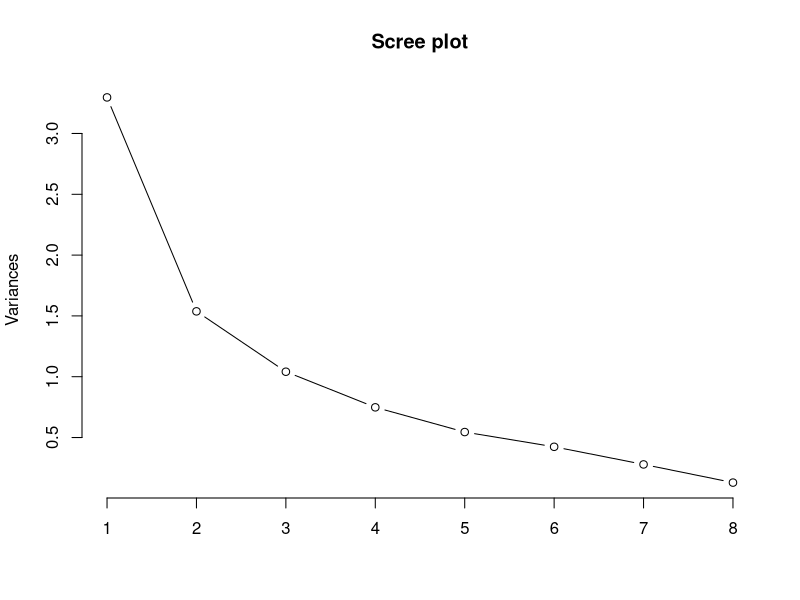

This chart was generated by the following R code: (Note: this script raises an error after producing the figure.)
## ---- chunk 1
library(permute)
library(vegan)
library(lattice)
library(ggplot2)
library(ggfortify)
library(scales)
setwd("~/Documents/pathobiont paper/communitystructure")
## ---- chunk 2
data2<-read.csv("data2cont.csv")
sum(is.na(data2)) #checking for NA
str(data2)
head(data2)
tail(data2)
data2a<-na.omit(data2)
str(data2a)
sum(is.na(data2a))
table(data2a$groups)
df2 <- data2a[c(5:12)]
str(df2)

#PCA analysis 
pca2<-prcomp(df2, scale= TRUE) 
summary(pca2)
pca2
plot(pca2, type='l', main="Scree plot")


p5<-autoplot(prcomp(df2, scale=TRUE), data = data2a, colour = 'asf', loadings= TRUE, loadings.label = TRUE, frame = TRUE, frame.type= 't', xlab="PC1 (41.21%)", ylab="PC2 (19.22%)")
p6<-autoplot(prcomp(df2, scale=TRUE), data = data2a, colour = 'dss', loadings= TRUE, loadings.label = TRUE, frame = TRUE, frame.type= 't', xlab="PC1 (41.21%)", ylab="PC2 (19.22%)")
p7<-autoplot(prcomp(df2, scale=TRUE), data = data2a, colour = 'pathobiont', loadings= TRUE, loadings.label = TRUE, frame= TRUE, frame.type= 't', xlab="PC1 (41.21%)", ylab="PC2 (19.22%)")
p8<-autoplot(prcomp(df2, scale=TRUE), data = data2a, colour = 'groups', loadings= FALSE, loadings.label = FALSE, frame = TRUE, frame.type= 't', xlab="PC1 (41.21%)", ylab="PC2 (19.22%)", label.size = 50, size = 3, label.n = 30)+
theme(axis.text=element_text(size=20, family="Times New Roman"),
        axis.title=element_text(size=20,face="bold", family="Times New Roman"),
        legend.text=element_text(size=16, family="Times New Roman"),
        legend.title=element_text(size=16,face="bold", family="Times New Roman"))


p8a
new('ggmultiplot', plots = list(p5, p6, p7, p8))
#p5
#p6
#p7
#p8

#dataframe from wide to long format for relative abundance plot
library(tidyr)
datalong2a <- gather(data2a, taxa, abundance, ASF_356:ASF_519, factor_key=TRUE)
head(datalong2a)
str(datalong2a)

# calculate proportions
library(plyr)
require(plyr)
datalong2b <- ddply(datalong2a, .(groups, id, taxa))
head(datalong2b)

datalong2c<-ddply(datalong2b, .(groups, id), transform, total=sum(abundance))
head(datalong2c)

datalong2c$proportion<-datalong2c$abundance/datalong2c$total
head(datalong2c, 20)
testnew<-datalong2c[1:8,]
testnew
sum(testnew$proportion)
testnew1<-datalong2c[9:16,]
testnew1
sum(testnew1$proportion)

#relative abundances for each ASF considering the total number of bacteria per gram of cecal content
require(ggplot2)
p <- ggplot(data = datalong2c, aes(x=groups, y=proportion)) 
p <- p + geom_boxplot(aes(fill = taxa))
p <- p + geom_point(aes(y=proportion, group=taxa), position = position_dodge(width=0.75))
p <- p + facet_wrap( ~ taxa, scales="fixed", ncol=2)
p <- p + xlab("Groups") + ylab("Proportion") 
p <- p + guides(fill=guide_legend(title="ASF Taxa"))
p <- p + theme(axis.text.x = element_text(angle = 45, hjust = 1))
p

#Permanova analysis to decompose the variance and explain the ASF community structure
set.seed(4490)
bc2<-vegdist(df2, method="bray", binary=FALSE, na.rm=TRUE) 
#bc
set.seed(1041)
ada2=adonis(bc2~groups, data=data2a, permutations=999)
ada2
set.seed(1233)
ad2=adonis(bc2~asf*dss*pathobiont, data=data2a, permutations=999)
ad2

#Analysis of homogeneity of the Bray-curtis distances using the betadisper function 
#objective :analysis of multivariate homogeneity of group dispersions (variances). betadisper is a multivariate analogue of Levene's test for homogeneity of variances

mod2a <- with(data2a, betadisper(bc2, groups))
mod2a
plot(mod2a, main= "All Groups")
op <- par(mar = c(4,4,4,4) + 0.1)
boxplot(mod2a, cex.axis = 0.8, main= "All Groups", ylim= c(0,1), col=terrain.colors(2))
par(op)
anova(mod2a)
permutest(mod2a)
TukeyHSD(mod2a)# provide the p-values for group comparisons 

mod2b <- with(data2a, betadisper(bc2, asf))
mod2b
plot(mod2b, main= "Timing of ASF colonization")
boxplot(mod2b, main= "Timing of ASF colonization", ylim= c(0,1))
anova(mod2b)
permutest(mod2b)
TukeyHSD(mod2b)# provide the p-values for group comparisons 

mod2c <- with(data2a, betadisper(bc2, dss))
mod2c
plot(mod2c, main= "DSS status")
boxplot(mod2c, main= "DSS status", ylim= c(0,1))
anova(mod2c)
permutest(mod2c)
TukeyHSD(mod2c)# provide the p-values for group comparisons 

mod2d <- with(data2a, betadisper(bc2, pathobiont))
mod2d
plot(mod2d, main= "Timing of Pathobiont colonization")
boxplot(mod2d, main= "Timing of Pathobiont colonization", ylim= c(0,1))
anova(mod2d)
permutest(mod2d)
TukeyHSD(mod2d)# provide the p-values for group comparisons 

# ANOSIM 
library(vegan)
#dataframe from wide to long format for relative abundance plot
library(tidyr)

anosim11<- vegdist(df2,method="bray", binary=FALSE)
attach(datalong2a)
anosim12 <- anosim(anosim11, groups)
summary(anosim12)
plot(anosim12)
## ---- chunk 3

data3<-read.csv("data3cont.csv")
sum(is.na(data3)) #checking for NA
str(data3)
head(data3)
tail(data3)
data3a<-na.omit(data3)
str(data3a)
sum(is.na(data3a))
data3a$generation=factor(data3a$generation)
str(data3a)
table(data3a$groups)
#PCA analysis
df3 <- data3a[c(6:13)]
str(df3)
pca3<-prcomp(df3, scale= TRUE)  #cor=TRUE
summary(pca3)
pca3
plot(pca3, type='l', main = "Scree plot")


p9<-autoplot(prcomp(df3, scale= TRUE), data = data3a, colour = 'generation', loadings= TRUE, loadings.label = TRUE, frame = TRUE, frame.type= 't', xlab="PC1 (39.77%)", ylab="PC2 (21.4%)")
p10<-autoplot(prcomp(df3, scale = TRUE), data = data3a, colour = 'dss', loadings= TRUE, loadings.label = TRUE, frame = TRUE, frame.type= 't', xlab="PC1 (39.77%)", ylab="PC2 (21.4%)")
p11<-autoplot(prcomp(df3, scale = TRUE), data = data3a, colour = 'groups', loadings= FALSE, loadings.label = FALSE, frame = TRUE, frame.type= 't', xlab="PC1 (39.77%)", ylab="PC2 (21.4%)",
label.size = 50, size = 3, label.n = 30) +
theme(axis.text=element_text(size=20, family="Times New Roman"),
        axis.title=element_text(size=20,face="bold", family="Times New Roman"),
        legend.text=element_text(size=16, family="Times New Roman"),
        legend.title=element_text(size=16,face="bold", family="Times New Roman"))



p11a<-p11+theme(axis.text=element_text(size=20),
        axis.title=element_text(size=20,face="bold"),
        legend.text=element_text(size=16),
        legend.title=element_text(size=16,face="bold"))
p11a
#p11+theme_bw()
new('ggmultiplot', plots = list(p9, p10, p11))
new('ggmultiplot', plots = list(p8a, p11a))

#p9
#p10
#p11
#p11a<-p11 + theme(panel.background = element_rect(fill='white', colour='black'))
#p11a + theme(panel.grid.major = element_rect(color='black')
           #  , panel.grid.minor = element_blank())

#dataframe from wide to long format for relative abundance plot
library(tidyr)
datalong3a <- gather(data3a, taxa, abundance, ASF_356:ASF_519, factor_key=TRUE)
head(datalong3a)
str(datalong3a)

# calculate proportions
library(plyr)
require(plyr)
datalong3b <- ddply(datalong3a, .(groups, id, taxa))
head(datalong3b)

datalong3c<-ddply(datalong3b, .(groups, id), transform, total=sum(abundance))
#head(datalong3c)

datalong3c$proportion<-datalong3c$abundance/datalong3c$total
head(datalong3c, 20)
testnew3<-datalong3c[1:8,]
testnew3
sum(testnew3$proportion)
testnew3<-datalong3[9:16,]
testnew3
sum(testnew3$proportion)

#relative abundances for each ASF considering the total number of bacteria per gram of cecal content
require(ggplot2)
p <- ggplot(data = datalong3c, aes(x=groups, y=proportion)) 
p <- p + geom_boxplot(aes(fill = taxa))
p <- p + geom_point(aes(y=proportion, group=taxa), position = position_dodge(width=0.75))
p <- p + facet_wrap( ~ taxa, scales="fixed", ncol=2)
p <- p + xlab("Groups") + ylab("Proportion") 
p <- p + guides(fill=guide_legend(title="ASF Taxa"))
p <- p + theme(axis.text.x = element_text(angle = 45, hjust = 1))
p

#Permanova analysis to decompose the variance and explain the ASF community structure
set.seed(445)
bc3<-vegdist(df3, method="bray", binary=FALSE, na.rm=TRUE) 
#bc
set.seed(1045)
ada4=adonis(bc3~groups, data=data3a, permutations=999)
ada4
set.seed(1443)
ad4=adonis(bc3~generation*dss, data=data3a, permutations=999)
ad4
set.seed(1442)
ad5=adonis(bc3~generation+dss, data=data3a, permutations=999)
ad5
anosim(df3, groups,permutations = 999, distance = "bray")
set.see(569)

library(vegan)
data(dune)
data(dune.env)
dune.dist <- vegdist(df3)
attach(datalong3a)
dune.ano <- anosim(dune.dist, groups)
summary(dune.ano)
par(mar = c(7,7,7,7))
plot(dune.ano, col=terrain.colors(5), horiz=FALSE, ylab="Dissimilarity Ranks", axes= FALSE)
box()
axis(2,
     las=2)
names1<-c("Between", "HbASFbirth1", "HbASFbirth1DSS","HbASFbirth2",
          "HbASFbirth2DSS")
axis(1,at=1:5, labels=names1,
     las=2, cex.axis=0.8) 
#Analysis of homogeneity of the Bray-curtis distances using the betadisper function 
#objective :analysis of multivariate homogeneity of group dispersions (variances). betadisper is a multivariate analogue of Levene's test for homogeneity of variances

mod3a <- with(data3a, betadisper(bc3, groups), type=c("centroid"))
mod3a
plot(mod3a, main= "All Groups")
op <- par(mar = c(4,4,4,4) + 0.1)
boxplot(mod3a, cex.axis = 0.8, main= "All Groups", ylim= c(0,1))
par(op)
anova(mod3a)
permutest(mod3a)
TukeyHSD(mod3a)# provide the p-values for group comparisons 

mod3b <- with(data3a, betadisper(bc3, generation))
mod3b
plot(mod3b, main= "Generation")
boxplot(mod3b, main= "Generation", ylim= c(0,1))
anova(mod3b)
permutest(mod3b)
TukeyHSD(mod3b)# provide the p-values for group comparisons 

mod3c <- with(data3a, betadisper(bc3, dss))
mod3c
plot(mod3c, main= "DSS status")
boxplot(mod3c, main= "DSS status", ylim= c(0,1))
anova(mod3c)
anova(mod3c)
permutest(mod3c)
TukeyHSD(mod3c)# provide the p-values for group comparisons 
## ---- chunk 4
datanew1<-read.csv("data1cont.csv")
sum(is.na(datanew1)) #checking for NA
str(datanew1)
head(datanew1)
tail(datanew1)
#C57BL/6

#1) need to subset the dataset 
datab6<-datanew1[c(45:101),]
datab6
str(datab6)
sub2 <- datab6[c(5:12)]
str(sub2)
pcab6<-prcomp(sub2, scale= TRUE) 
summary(pcab6)
pcab6
plot(pcab6, type='l', main="Scree plot")
plot1a<-autoplot(prcomp(sub2, scale=TRUE), data = datab6, colour = 'groups', loadings= TRUE, loadings.label = TRUE, frame = TRUE, frame.type= 't', xlab="PC1 (35.79%)", ylab="PC2 (21.93%)")
plot2a<-autoplot(prcomp(sub2, scale=TRUE), data = datab6, colour = 'dss', loadings= TRUE, loadings.label = TRUE, frame = TRUE, frame.type= 't', xlab="PC1 (35.79%)", ylab="PC2 (21.93%)")
plot3a<-autoplot(prcomp(sub2, scale=TRUE), data = datab6, colour = 'pathobiont', loadings= TRUE, loadings.label = TRUE, frame = TRUE, frame.type= 't', xlab="PC1 (35.79%)", ylab="PC2 (21.93%)")
new('ggmultiplot', plots = list(plot1a, plot2a, plot3a))

#Permanova analysis to decompose the variance and explain the ASF community structure
set.seed(3495)
b6a<-vegdist(sub2, method="bray", binary=FALSE, na.rm=TRUE) 
#bc
set.seed(0948)
mod6a=adonis(b6a~groups, data=datab6, permutations=999)
mod6a
set.seed(5748)
mod6b=adonis(b6a~dss*pathobiont, data=datab6, permutations=999)
mod6b


# ANOSIM 
library(vegan)
#dataframe from wide to long format for relative abundance plot
library(tidyr)
datalongb6 <- gather(datab6, taxa, abundance, ASF_356:ASF_519, factor_key=TRUE)
head(datalongb6)
str(datalongb6)
anosimb6a <- vegdist(sub2,method="bray", binary=FALSE)
attach(datalongb6)
anosimb6b <- anosim(anosimb6a, groups)
summary(anosimb6b)

#BC variance
set.seed(4757)
bc.1a<-vegdist(sub2, method="bray", binary=FALSE, na.rm=TRUE)
mod.fit1a<- with(datab6, betadisper(bc.1a, groups))
mod.fit1a
plot(mod.fit1a, main= "groups")
boxplot(mod.fit1a, main= "groups", ylim= c(0,1))
anova(mod.fit1a)
permutest(mod.fit1a)
TukeyHSD(mod.fit1a)# provide the p-values for group comparisons 
##########################################################
#RAG1-/-
#1) need to subset the dataset 
datarag<-datanew1[c(102:142),]
datarag
rag1 <- datarag[c(5:12)]
str(rag1)
pcarag<-prcomp(rag1, scale= TRUE) 
summary(pcarag)
pcarag
plot(pcarag, type='l', main="Scree plot")
plot1b<-autoplot(prcomp(rag1, scale=TRUE), data = datarag, colour = 'groups', loadings= TRUE, loadings.label = TRUE, frame = TRUE, frame.type= 't', xlab="PC1 (31.99%)", ylab="PC2 (21.24%)")
plot2b<-autoplot(prcomp(rag1, scale=TRUE), data =datarag, colour = 'dss', loadings= TRUE, loadings.label = TRUE, frame = TRUE, frame.type= 't', xlab="PC1 (31.99%)", ylab="PC2 (21.24%)")
plot3b<-autoplot(prcomp(rag1, scale=TRUE), data = datarag, colour = 'pathobiont', loadings= TRUE, loadings.label = TRUE, frame = TRUE, frame.type= 't', xlab="PC1 (31.99%)", ylab="PC2 (21.24%)")
new('ggmultiplot', plots = list(plot1b, plot2b, plot3b))

#Permanova analysis to decompose the variance and explain the ASF community structure
set.seed(3567)
bc1a1<-vegdist(rag1, method="bray", binary=FALSE, na.rm=TRUE) 
#bc
set.seed(9056)
ada11=adonis(bc1a1~groups, data=datarag, permutations=999)
ada11
set.seed(5894)
ad12=adonis(bc1a1~dss*pathobiont, data=datarag, permutations=999)
ad12


# ANOSIM 
library(vegan)
#dataframe from wide to long format for relative abundance plot
library(tidyr)
datalongrag <- gather(datarag, taxa, abundance, ASF_356:ASF_519, factor_key=TRUE)
head(datalongrag)
str(datalongrag)
anosimrag <- vegdist(rag1,method="bray", binary=FALSE)
attach(datalongrag)
anosimrag1 <- anosim(anosimrag, groups)
summary(anosimrag1)

#BC variance
set.seed(4563)
bc.rag<-vegdist(rag1, method="bray", binary=FALSE, na.rm=TRUE)
mod.fit1bb <- with(datarag, betadisper(bc.rag, groups))
mod.fit1bb
plot(mod.fit1bb, main= "groups")
boxplot(mod.fit1bb, main= "groups", ylim= c(0,1))
anova(mod.fit1bb)
permutest(mod.fit1bb)
TukeyHSD(mod.fit1bb)# provide the p-values for group comparisons 
## ---- chunk 5
data4<-read.csv("data4cont.csv")
sum(is.na(data4)) #checking for NA
str(data4)
head(data4, 3)
tail(data4, 3)
data4a<-na.omit(data4)
str(data4a)
sum(is.na(data4a))
data4a=data4[,-c(1:5)]
str(data4a)
plot(data4a)

#subset C3H

data4b=data4[c(1:11),]
str(data4b)
data4b
sum(is.na(data4b))
data4b=na.omit(data4b)
sum(is.na(data4b))
datasub1a=data4b[,-c(1:5)]
str(datasub1a)
plot(datasub1a)

#Spearman correlation and heat map C3H

cormat1a<-round(cor(datasub1a, method="spearman", use = "complete.obs"),2)
heatmap(cormat1a)
head(cormat1a)
plot(pathobiont~ASF_356, data=datasub1a)
library(reshape2)
melted_cormat1a <- melt(cormat1a)
head(melted_cormat1a)

library(ggplot2)
ggplot(data = melted_cormat1a, aes(x=X1, y=X2, fill=value)) + 
  geom_tile()

# Get lower triangle of the correlation matrix
  get_lower_tri<-function(cormat){
    cormat[upper.tri(cormat)] <- NA
    return(cormat)
  }
  # Get upper triangle of the correlation matrix
  get_upper_tri <- function(cormat){
    cormat[lower.tri(cormat)]<- NA
    return(cormat)
  }

upper_tri1a<- get_upper_tri(cormat1a)
upper_tri1a


# Melt the correlation matrix
library(reshape2)
melted_cormat1b <- melt(upper_tri1a, na.rm = TRUE)
melted_cormat1b 
melted_cormat1b<-melted_cormat1b[order(melted_cormat1b$X1), ]
melted_cormat1b

#subseting from correlation matrix
head(melted_cormat1b, 10)
melted_cormat1c=melted_cormat1b[1:9,]
melted_cormat1c

# Heatmap
library(ggplot2)
ggheatmap1<-ggplot(data = melted_cormat1c, aes(X2, X1, fill = value))+
 geom_tile(color = "white")+
 scale_fill_gradient2(low = "blue", high = "red", mid = "white", 
   midpoint = 0, limit = c(-1,1), space = "Lab", 
   name="Spearman Correlation") +
  theme_minimal()+ 
 theme(axis.text.x = element_text(angle = 45, vjust = 1, 
    size = 20, hjust = 0.7))+
  theme(axis.text.y = element_text(size=20))+
 coord_fixed()

#print(ggheatmap)

ggheatmap2<-ggheatmap1 + 
geom_text(aes(X2, X1, label = value), color = "black", size = 12) +
theme(
  axis.title.x = element_blank(),
  axis.title.y = element_blank(),
  panel.grid.major = element_blank(),
  panel.border = element_blank(),
  panel.background = element_blank(),
  axis.ticks = element_blank(),
  legend.justification = c(1, 0),
  legend.position = c(1, 1),
  legend.direction = "horizontal")+
  guides(fill = guide_colorbar(barwidth = 12, barheight = 0.8,
                title.position = "top", title.hjust = 0.5,
                title.theme= element_text(size = 20, angle= 0)))

ggheatmap2 + ggtitle(expression(paste(italic('H. bilis'),"(pathobiont)-ASF-1.5% DSS")))

#subset HBASFnoDSS C3H/HeN
data5a=data4[c(42:51),]
str(data5a)
data5a
sum(is.na(data5a))
data4d=na.omit(data5a)
sum(is.na(data5a))
datasub5a=data5a[,-c(1:5)]
str(datasub5a)
plot(datasub5a)

#Pearson correlation and heat map C3H

cormat5a<-round(cor(datasub5a, method="spearman", use = "complete.obs"),2)
heatmap(cormat5a)
head(cormat5a)

library(reshape2)
melted_cormat5a <- melt(cormat5a)
head(melted_cormat5a)

library(ggplot2)
ggplot(data = melted_cormat5a, aes(x=X1, y=X2, fill=value)) + 
  geom_tile()

# Get lower triangle of the correlation matrix
  get_lower_tri<-function(cormat){
    cormat[upper.tri(cormat)] <- NA
    return(cormat)
  }
  # Get upper triangle of the correlation matrix
  get_upper_tri <- function(cormat){
    cormat[lower.tri(cormat)]<- NA
    return(cormat)
  }

upper_tri5a<- get_upper_tri(cormat5a)
upper_tri5a


# Melt the correlation matrix
library(reshape2)
melted_cormat5b <- melt(upper_tri5a, na.rm = TRUE)
melted_cormat5b 
melted_cormat5b<-melted_cormat5b[order(melted_cormat5b$X1), ]
melted_cormat5b

#subseting from correlation matrix
head(melted_cormat5b, 10)
melted_cormat5c=melted_cormat5b[1:9,]
melted_cormat5c

# Heatmap
library(ggplot2)
ggheatmap5a<-ggplot(data = melted_cormat5c, aes(X2, X1, fill = value))+
 geom_tile(color = "white")+
 scale_fill_gradient2(low = "blue", high = "red", mid = "white", 
   midpoint = 0, limit = c(-1,1), space = "Lab", 
   name="Spearman Correlation") +
  theme_minimal()+ 
 theme(axis.text.x = element_text(angle = 45, vjust = 1, 
    size = 20, hjust = 0.7))+
  theme(axis.text.y = element_text(size=20))+
 coord_fixed()

#print(ggheatmap)

ggheatmap5b<-ggheatmap5a + 
geom_text(aes(X2, X1, label = value), color = "black", size = 12) +
theme(
  axis.title.x = element_blank(),
  axis.title.y = element_blank(),
  panel.grid.major = element_blank(),
  panel.border = element_blank(),
  panel.background = element_blank(),
  axis.ticks = element_blank(),
  legend.justification = c(1, 0),
  legend.position = c(1, 1),
  legend.direction = "horizontal")+
  guides(fill = guide_colorbar(barwidth = 12, barheight = 0.8,
                title.position = "top", title.hjust = 0.5,   title.theme= element_text(size = 20, angle= 0)))


 

a<-ggheatmap5b + ggtitle(expression(paste(italic('H. bilis'),"(pathobiont)-ASF-no DSS")))+ 
      labs(x="C3H/HeN - Cecal content bacteria")+ 
      theme(plot.title = element_text(size = 22))+
      theme(axis.title.x = element_text(size = 22))


b<-ggheatmap2 + ggtitle(expression(paste(italic('H. bilis'),"(pathobiont)-ASF-1.5% DSS")))+ 
      labs(x="C3H/HeN - Cecal content bacteria")+ 
      theme(plot.title = element_text(size = 22))+
      theme(axis.title.x = element_text(size = 22))

#plist<-list(a,b)
#library(gridExtra)
#n <- length(plist)
#nCol <- floor(sqrt(n))
#do.call("grid.arrange", c(plist, ncol=nCol))
library(gridExtra)
grid.arrange(a,b, nrow=2, ncol=1, clip=TRUE)

#####################################################################
#cecal tissue associated bacteria
data5<-read.csv("data5cont.csv")
sum(is.na(data5)) #checking for NA
str(data5)


#subset HbASF no DSS
head(data5, 9)
datasub6a=data5[c(1:8),]
datasub6a
sum(is.na(datasub6a))
str(datasub6a)
#now subset the quantitative variables out of HbASF
datasub6b=datasub6a[,-c(1:5)]
str(datasub6b)
plot(datasub6b)

#Pearson correlation and heat map HbASF no DSS

cormat6a<-round(cor(datasub6b, method="spearman", use = "complete.obs"),2)
heatmap(cormat6a)
head(cormat6a)

library(reshape2)
melted_cormat6a <- melt(cormat6a)
head(melted_cormat6a)

library(ggplot2)
ggplot(data = melted_cormat6a, aes(x=X1, y=X2, fill=value)) + 
  geom_tile()

# Get lower triangle of the correlation matrix
  get_lower_tri<-function(cormat){
    cormat[upper.tri(cormat)] <- NA
    return(cormat)
  }
  # Get upper triangle of the correlation matrix
  get_upper_tri <- function(cormat){
    cormat[lower.tri(cormat)]<- NA
    return(cormat)
  }

upper_tri6a<- get_upper_tri(cormat6a)
upper_tri6a


# Melt the correlation matrix
library(reshape2)
melted_cormat6b <- melt(upper_tri6a, na.rm = TRUE)
melted_cormat6b 
melted_cormat6b<-melted_cormat6b[order(melted_cormat6b$X1), ]
melted_cormat6b

#subseting from correlation matrix
head(melted_cormat6b, 10)
melted_cormat6c=melted_cormat6b[1:8,]
melted_cormat6c

# Heatmap
library(ggplot2)
ggheatmap6a<-ggplot(data = melted_cormat6c, aes(X2, X1, fill = value))+
 geom_tile(color = "white")+
 scale_fill_gradient2(low = "blue", high = "red", mid = "white", 
   midpoint = 0, limit = c(-1,1), space = "Lab", 
   name="Spearman Correlation") +
  theme_minimal()+ 
 theme(axis.text.x = element_text(angle = 45, vjust = 1, 
    size = 20, hjust = 0.7))+
  theme(axis.text.y = element_text(size=20))+
 coord_fixed()

#print(ggheatmap)

ggheatmap6b<-ggheatmap6a + 
geom_text(aes(X2, X1, label = value), color = "black", size = 12) +
theme(
  axis.title.x = element_blank(),
  axis.title.y = element_blank(),
  panel.grid.major = element_blank(),
  panel.border = element_blank(),
  panel.background = element_blank(),
  axis.ticks = element_blank(),
  legend.justification = c(1, 0),
  legend.position = c(1,1),
  legend.direction = "horizontal")+
  guides(fill = guide_colorbar(barwidth = 12, barheight = 0.8,
                title.position = "top", title.hjust = 0.5,
                title.theme= element_text(size = 20, angle= 0)))

a1<-ggheatmap6b + ggtitle(expression(paste(italic('H. bilis'),"(pathobiont)-ASF-no DSS")))+ 
      labs(x="C3H/HeN - Cecal tissue associated bacteria")+ 
      theme(plot.title = element_text(size = 22))+
      theme(axis.title.x = element_text(size = 22))
a1


######################################################################
#subseting HbASF DSS for correlation matrix between pathobiont and ASF taxa in cecal tissue associated bacteria

str(data5)


#subset HbASF no DSS
data5
datasub7b=data5[c(9:17),]
datasub7b
sum(is.na(datasub7b))
str(datasub7b)
#now subset the quantitative variables out of HbASFdss
datasub7c=datasub7b[,-c(1:5)]
str(datasub7c)
plot(datasub7c)

#Pearson correlation and heat map HbASF no DSS

cormat7b<-round(cor(datasub7c, method="spearman", use = "complete.obs"),2)
heatmap(cormat7b)
head(cormat7b)

library(reshape2)
melted_cormat7b <- melt(cormat7b)
head(melted_cormat7b)

library(ggplot2)
ggplot(data = melted_cormat7b, aes(x=X1, y=X2, fill=value)) + 
  geom_tile()

# Get lower triangle of the correlation matrix
  get_lower_tri<-function(cormat){
    cormat[upper.tri(cormat)] <- NA
    return(cormat)
  }
  # Get upper triangle of the correlation matrix
  get_upper_tri <- function(cormat){
    cormat[lower.tri(cormat)]<- NA
    return(cormat)
  }

upper_tri7b<- get_upper_tri(cormat7b)
upper_tri7b


# Melt the correlation matrix
library(reshape2)
melted_cormat7c <- melt(upper_tri7b, na.rm = TRUE)
melted_cormat7c 
melted_cormat7c<-melted_cormat7c[order(melted_cormat7c$X1), ]
melted_cormat7c

#subseting from correlation matrix
head(melted_cormat7c, 10)
melted_cormat7c=melted_cormat7c[1:8,]
melted_cormat7c

# Heatmap
library(ggplot2)
ggheatmap7a<-ggplot(data = melted_cormat7c, aes(X2, X1, fill = value))+
 geom_tile(color = "white")+
 scale_fill_gradient2(low = "blue", high = "red", mid = "white", 
   midpoint = 0, limit = c(-1,1), space = "Lab", 
   name="Spearman Correlation") +
  theme_minimal()+ 
 theme(axis.text.x = element_text(angle = 45, vjust = 1, 
    size = 20, hjust = 0.7))+
  theme(axis.text.y = element_text(size=20))+
 coord_fixed()

#print(ggheatmap)

ggheatmap7b<-ggheatmap7a + 
geom_text(aes(X2, X1, label = value), color = "black", size = 12) +
theme(
  axis.title.x = element_blank(),
  axis.title.y = element_blank(),
  panel.grid.major = element_blank(),
  panel.border = element_blank(),
  panel.background = element_blank(),
  axis.ticks = element_blank(),
  legend.justification = c(1, 0),
  legend.position = c(1,1),
  legend.direction = "horizontal")+
  guides(fill = guide_colorbar(barwidth = 12, barheight = 0.5,
                title.position = "top", title.hjust = 0.5,
                title.theme= element_text(size = 20, angle= 0)))

c1<-ggheatmap7b + ggtitle(expression(paste(italic('H. bilis'),"(pathobiont)-ASF-1.5% DSS")))+ 
      labs(x="C3H/HeN - Cecal tissue associated bacteria")+ 
      theme(plot.title = element_text(size = 22))+
      theme(axis.title.x = element_text(size = 22))
c1

library(gridExtra)
grid.arrange(a1,c1, nrow=2, clip=TRUE)
